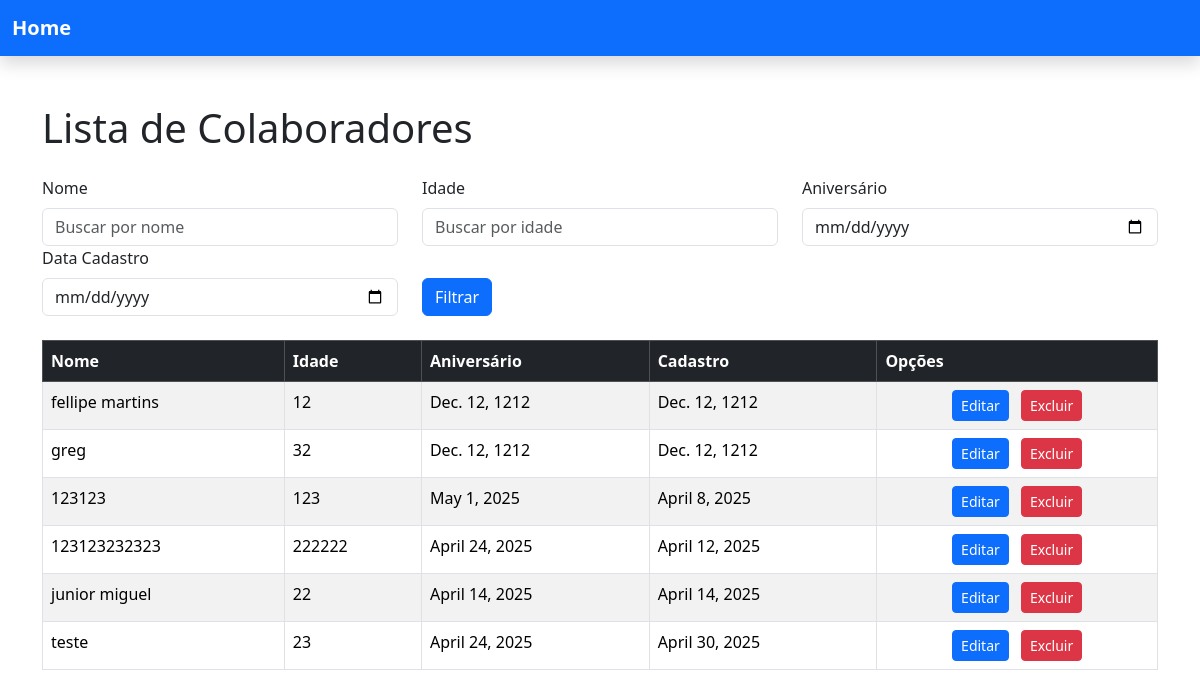
Page /Colaboradores/ on the earlier database version.
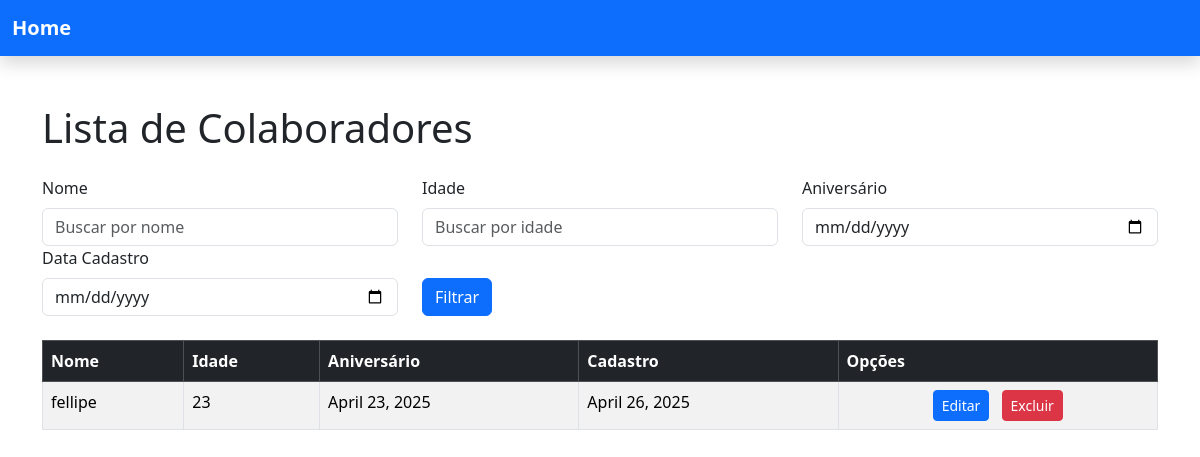
Same page on the later database version.
### EPIS/models.py (models this page shows)
class Colaborador(models.Model):
    Nome = models.CharField(max_length=100,null=False)
    Idade = models.IntegerField(null=False)
    Aniversario = models.DateField(null=False)
    Cadastro = models.DateField(default=now,null=False)
    Ativo = models.BooleanField(null=False,default=True)

### EPIS/views.py (the view)
# urls.py: path("Colaboradores/", views.Colaboradores, name="Colaboradores"),
def Colaboradores(request):
    colaboradores = Colaborador.objects.all()
    if request.method == 'GET':
        nome = request.GET.get('nome', '')
        idade = request.GET.get('idade', '')
        aniversario = request.GET.get('aniversario', '')
        data_cadastro = request.GET.get('data_cadastro', '')
        if nome:
            colaboradores = colaboradores.filter(Nome__icontains=nome)
        if idade:
            colaboradores = colaboradores.filter(Idade=idade)
        if aniversario:
            try:
                aniversario = datetime.strptime(aniversario, '%Y-%m-%d').date()
                colaboradores = colaboradores.filter(Aniversario=aniversario)
            except ValueError:
                pass
        if data_cadastro:
            try:
                data_cadastro = datetime.strptime(data_cadastro, '%Y-%m-%d').date()
                colaboradores = colaboradores.filter(Cadastro=data_cadastro)
            except ValueError:
                pass
    return render(request, "Colaborador/colaboradores.html", {"colaboradores": colaboradores})

### EPIS/templates/Colaborador/colaboradores.html (shortened to what this page needs)
<!DOCTYPE html>
<html lang="pt-br">
<head>
    <link href="https://cdn.jsdelivr.net/npm/bootstrap@5.3.3/dist/css/bootstrap.min.css" rel="stylesheet">
</head>
<body>
    {% include 'partials/Header.html' %}
    <section class="container mt-5">
        <h1 class="mb-4">Lista de Colaboradores</h1>
        <form method="GET" action="{% url 'Colaboradores' %}" class="mb-4">
            <div class="row">
                <div class="col-md-4">
                    <label for="nome" class="form-label">Nome</label>
                    <input type="text" class="form-control" id="nome" name="nome" value="{{ request.GET.nome }}" placeholder="Buscar por nome">
                </div>
                <div class="col-md-4">
                    <label for="idade" class="form-label">Idade</label>
                    <input type="number" class="form-control" id="idade" name="idade" value="{{ request.GET.idade }}" placeholder="Buscar por idade">
                </div>
                <div class="col-md-4">
                    <label for="aniversario" class="form-label">Aniversário</label>
                    <input type="date" class="form-control" id="aniversario" name="aniversario" value="{{ request.GET.aniversario }}">
                </div>
                <div class="col-md-4">
                    <label for="data_cadastro" class="form-label">Data Cadastro</label>
                    <input type="date" class="form-control" id="data_cadastro" name="data_cadastro" value="{{ request.GET.data_cadastro }}">
                </div>
                <div class="col-md-4 d-flex align-items-end">
                    <button type="submit" class="btn btn-primary">Filtrar</button>
                </div>
            </div>
        </form>
        <table class="table table-bordered table-striped">
            <thead class="table-dark">
                <tr>
                    <th>Nome</th>
                    <th>Idade</th>
                    <th>Aniversário</th>
                    <th>Cadastro</th>
                    <th>Opções</th>
                </tr>
            </thead>
            <tbody>
                {% for colaborador in colaboradores %}
                <tr>
                    <td>{{ colaborador.Nome }}</td>
                    <td>{{ colaborador.Idade }}</td>
                    <td>{{ colaborador.Aniversario }}</td>
                    <td>{{ colaborador.Cadastro }}</td>
                    <td class="text-center">
                        <a href="{% url 'Editar_Colaborador' colaborador.id %}" class="btn btn-sm btn-primary me-2">Editar</a>
                        <button
                            id="btn-delete"
                            class="btn btn-sm btn-danger"
                            data-bs-toggle="modal"
                            data-bs-target="#modal-delete"
                            data-bs-colaboradorname="{{ colaborador.Nome }}"
                            data-bs-url="{% url 'Excluir_Colaborador' colaborador.id %}">
                            Excluir
                        </button>
                    </td>
                </tr>
                {% endfor %}
            </tbody>
        </table>
    </section>
</body>
</html>

Differences in the rows shown:
removed Colaborador: Nome "fellipe martins", Idade "12", Aniversario "Dec. 12, 1212", Cadastro "Dec. 12, 1212"
removed Colaborador: Nome "greg", Idade "32", Aniversario "Dec. 12, 1212", Cadastro "Dec. 12, 1212"
removed Colaborador: Nome "123123", Idade "123", Aniversario "May 1, 2025", Cadastro "April 8, 2025"
removed Colaborador: Nome "123123232323", Idade "222222", Aniversario "April 24, 2025", Cadastro "April 12, 2025"
removed Colaborador: Nome "junior miguel", Idade "22", Aniversario "April 14, 2025", Cadastro "April 14, 2025"
removed Colaborador: Nome "teste", Idade "23", Aniversario "April 24, 2025", Cadastro "April 30, 2025"
added Colaborador: Nome "fellipe", Idade "23", Aniversario "April 23, 2025", Cadastro "April 26, 2025"
